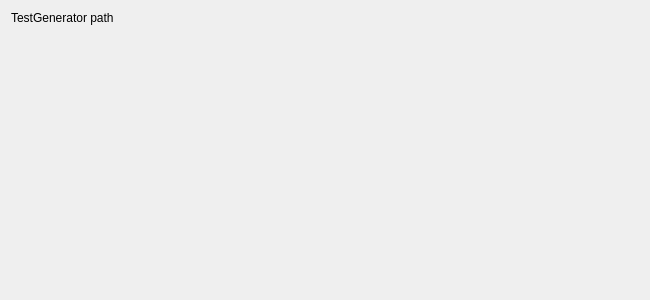
<?xml version="1.0" encoding="UTF-8"?>
<ui version="4.0">
 <author>N7 Space sp. z o. o.</author>
 <class>Asn1Acn::Internal::OptionsPages::TestGeneratorOptionsPage</class>
 <widget class="QWidget" name="Asn1Acn::Internal::OptionsPages::TestGeneratorOptionsPage">
  <property name="geometry">
   <rect>
    <x>0</x>
    <y>0</y>
    <width>650</width>
    <height>300</height>
   </rect>
  </property>
  <property name="windowTitle">
   <string/>
  </property>
  <layout class="QGridLayout" name="gridLayout">
   <item row="0" column="1" colspan="2">
    <widget class="Utils::PathChooser" name="pathChooser" native="true">
     <property name="sizePolicy">
      <sizepolicy hsizetype="MinimumExpanding" vsizetype="Preferred">
       <horstretch>0</horstretch>
       <verstretch>0</verstretch>
      </sizepolicy>
     </property>
    </widget>
   </item>
   <item row="1" column="1">
    <spacer name="verticalSpacer">
     <property name="orientation">
      <enum>Qt::Vertical</enum>
     </property>
     <property name="sizeHint" stdset="0">
      <size>
       <width>20</width>
       <height>40</height>
      </size>
     </property>
    </spacer>
   </item>
   <item row="0" column="0">
    <widget class="QLabel" name="pathLabel">
     <property name="sizePolicy">
      <sizepolicy hsizetype="Maximum" vsizetype="Preferred">
       <horstretch>0</horstretch>
       <verstretch>0</verstretch>
      </sizepolicy>
     </property>
     <property name="text">
      <string>TestGenerator path</string>
     </property>
    </widget>
   </item>
  </layout>
 </widget>
 <customwidgets>
  <customwidget>
   <class>Utils::PathChooser</class>
   <extends>QWidget</extends>
   <header>utils/pathchooser.h</header>
   <container>1</container>
  </customwidget>
 </customwidgets>
 <resources/>
 <connections/>
</ui>
